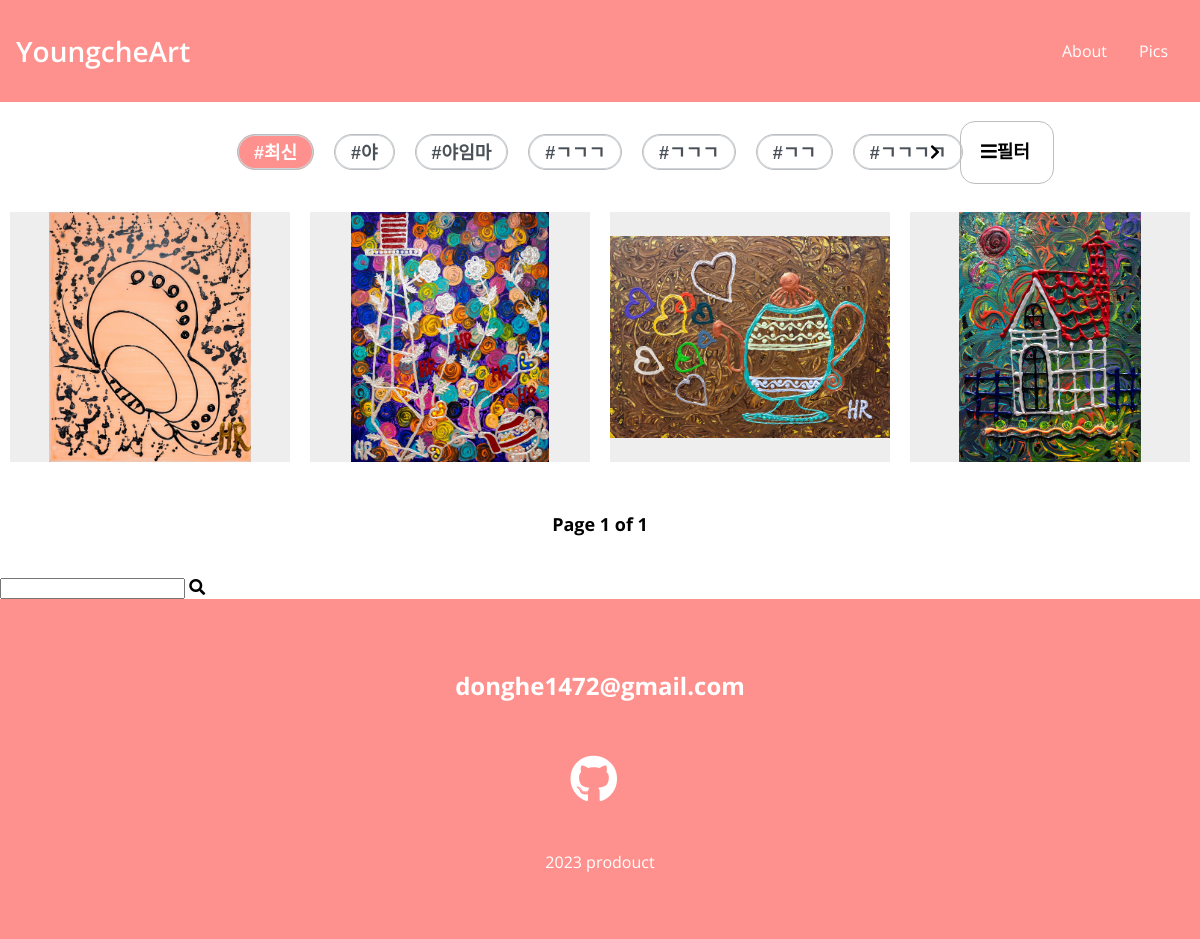
/pictures, run on an earlier commit of the app's database.
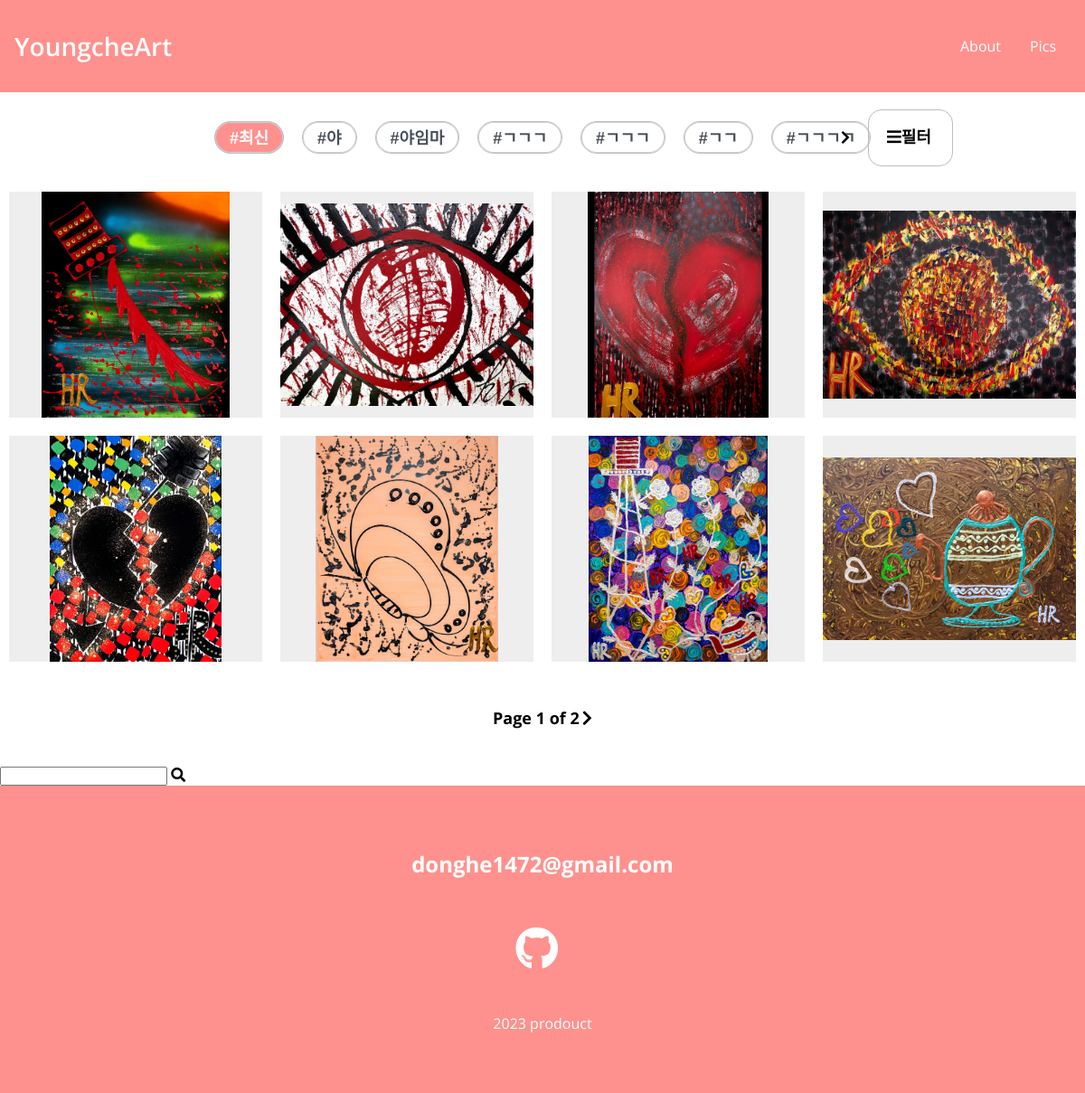
And on a later commit of the database.
### pictures/models.py (models this page shows)
class Picture(TimeStampedModel):
    SEMI_A = "wom"
    SEMI_B = "man"
    SEMI_C = "new"
    SEMI_D = "today"
    SEMI_CHOICES = (
      (SEMI_A, "wom"),
      (SEMI_B, "man"),
      (SEMI_C, "new"),
      (SEMI_D, "today"),
    )
    제목 = models.CharField(max_length=100, null=True,  default = '', verbose_name='제목')
    desc = models.TextField(max_length=300, default = '', null=True, verbose_name='내용')
    image = models.ImageField(blank=True)
    filter = models.CharField(choices=SEMI_CHOICES, default = '', max_length=10, blank=False, null=True)
    mind = models.ManyToManyField("Mind", blank=True)
    shape = models.ManyToManyField("Shape", blank=True)
    color = models.ManyToManyField("Color", blank=True)
    other = models.ManyToManyField("Other", blank=True)
    class Meta:
        ordering = ["-created"]
    @property
    def get_photo_url(self):
      if self.image:
          return self.image.url
      else:
          return "/static/images/user.jpg"

### pictures/views.py (the view)
# urls.py: path("pictures", picture_view.all_pictures, name="pic_list"),
def all_pictures(request):
    page = request.GET.get("page")
    all_picture = models.Picture.objects.all()
    paginator = Paginator(all_picture, 8)
    pictures = paginator.get_page(page)
    shapes_s = models.Shape.objects.all()
    mind_s = models.Mind.objects.all()
    color_s = models.Color.objects.all()
    other_s = models.Other.objects.all()
    return render(request, "partials/pic_list.html", context={"abc": pictures, "abcd": shapes_s, "mind": mind_s, "color": color_s, "other": other_s})

### templates/partials/pic_list.html (shortened to what this page needs)
{% include "base.html" %} {% load static %}
<!DOCTYPE html>
<html lang="en">
  <head>
  </head>
  <body class="body">
    {% include 'partials/navbar.html' %}
    <div class="body">
        <div class="pic-filter">
          <div class="pic-filter__slide showing">
          <button class="pic-filter__button selected" data-filter="new">
            <div class="pic-filter__btn-text">#최신</div>
          </button>
          <button class="pic-filter__button" data-filter="man">
            <div class="pic-filter__btn-text">#야</div>
          </button>
          <button class="pic-filter__button" data-filter="wom">
            <div class="pic-filter__btn-text">#야임마</div>
          </button>
          <button class="pic-filter__button" data-filter="today">
            <div class="pic-filter__btn-text">#ㄱㄱㄱ</div>
          </button>
          <button class="pic-filter__button" data-filter="today">
            <div class="pic-filter__btn-text">#ㄱㄱㄱ</div>
          </button>
          <button class="pic-filter__button" data-filter="today">
            <div class="pic-filter__btn-text">#ㄱㄱ</div>
          </button>
          <button class="pic-filter__button" data-filter="today">
            <div class="pic-filter__btn-text">#ㄱㄱㄱㄱ</div>
          </button>
          </div>
          <div class="pic-filter__chevron">
            <i class="fas fa-chevron-right"></i>
          </div>
           <button class="pic-filter__filterbtn">       <i class="fas fa-bars">필터</i></button>
        </div>
        </div>
      <div class="pic-list__list">
        {% for abcd in abc.object_list %}
        <a href="" class="project" target="blank" data-type="new">
          <img src="{{abcd.get_photo_url}}" class="project__img" />
        </a>
        {% endfor %}
</div>
      <div class="pic-list__page">
         Page {{abc.number}} of {{abc.paginator.num_pages}}
       {% if abc.has_next  %}
        <a class="pic-list__pageicon" href="?page={{abc.number|add:1}}"> <i class="fas fa-chevron-right "></i></a>
       {% endif %}
        </div>
          <form method="get" action="{% url 'core:search' %}" class="picture__search">
            <div class="notice__search-box">
                <input name="city" placeholder="" class="notice__search-bar" value="{{city}}">
                <i class="fas fa-search"></i></input>
            </div>
        </form>
    <section id="contact" class="section">
      <h2 class="contact__email">donghe1472@gmail.com</h2>
      <div class="contact__links">
        <a href="https://github.com/dream-ellie" target="_blank">
          <i class="fab fa-github"></i>
        </a>
      </div>
      <p class="contact__rights">2023 prodouct</p>
    </section>
  </body>
</html>

What changed in the data, as far as the page shows it:
no longer on this page (row edited): Picture: get_photo_url (picture)
added Picture: get_photo_url (picture)
added Picture: get_photo_url (picture)
added Picture: get_photo_url (picture)
added Picture: get_photo_url (picture)
added Picture: get_photo_url (picture)
Also different on the page:
{{ abc.paginator.num_pages }}: "1" → "2"
